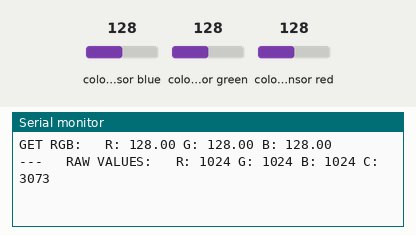
Simulated run of this sketch. Board: Arduino Uno, built with avr-gcc and run on an emulated ATmega328P. Shown: the last lines printed to the serial monitor. Inputs (shaded band) come from the test bench; at power-on: colour sensor blue 128, colour sensor green 128, colour sensor red 128.

Above: at 1.2 s.
1.3 s: colour sensor blue set to 5
At 1.4 s:
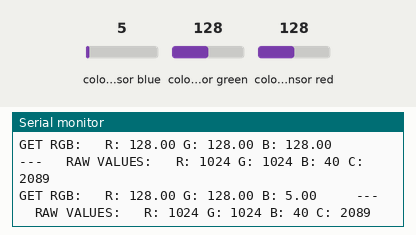
4.3 s: colour sensor green set to 5
At 4.39 s:
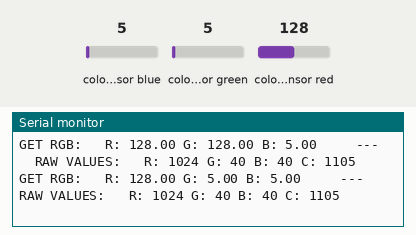
7.3 s: colour sensor red set to 5
At 7.38 s:
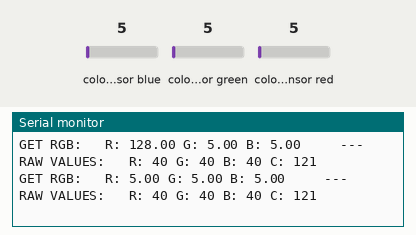
10.3 s: colour sensor blue set to 64
At 10.35 s:
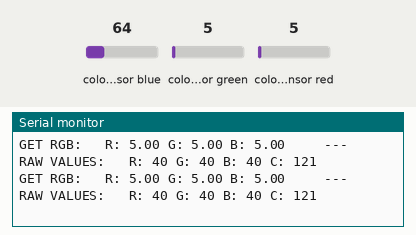
13.3 s: colour sensor green set to 64
At 13.34 s:
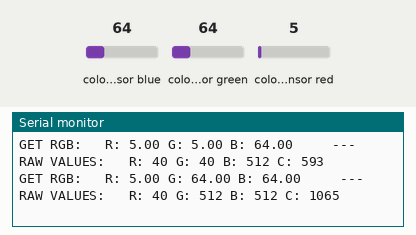
16.3 s: colour sensor red set to 64
At 20.24 s:
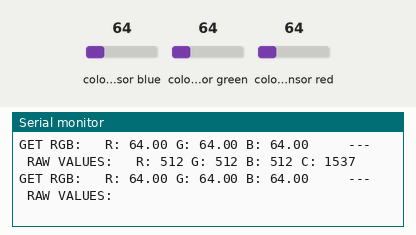
Timing chart, 0 to 20.3 s (numbered marks = the images above; inputs shaded):
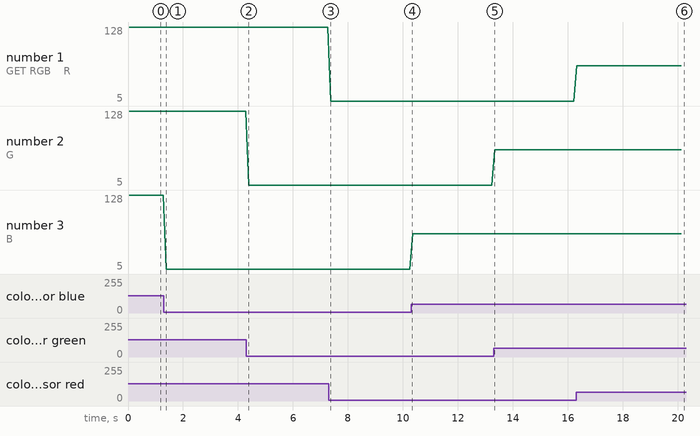

Measured:
- after the input at 1.3 s, the serial monitor: prints a new line after 0.09 s (image 1)
- after the input at 4.3 s, the serial monitor: prints a new line after 0.09 s (image 2)
- after the input at 7.3 s, the serial monitor: prints a new line after 0.07 s (image 3)
- after the input at 13.3 s, the serial monitor: prints a new line at once (image 5)
- after the input at 16.3 s, the serial monitor: prints a new line at once (image 6)
- plotted number 3: 128 → 5 after the input at 1.3 s, 5 → 64 after the input at 10.3 s

The sketch:

test_tcs34725_getRGB.ino
```cpp
#include <Wire.h>
#include "Adafruit_TCS34725.h"

/* Example code for the Adafruit TCS34725 breakout library */

/* Connect SCL    to analog 5
   Connect SDA    to analog 4
   Connect VDD    to 3.3V DC
   Connect GROUND to common ground */

/* Initialise with default values (int time = 2.4ms, gain = 1x) */
// Adafruit_TCS34725 tcs = Adafruit_TCS34725();

/* Initialise with specific int time and gain values */
Adafruit_TCS34725 tcs = Adafruit_TCS34725(TCS34725_INTEGRATIONTIME_614MS, TCS34725_GAIN_1X);

void setup(void) {
  Serial.begin(9600);

  if (tcs.begin()) {
    Serial.println("Found sensor");
  } else {
    Serial.println("No TCS34725 found ... check your connections");
    while (1);
  }

  // Now we're ready to get readings!
}

void loop(void) {
  float r, g, b, c, colorTemp, lux;

  //tcs.getRawData(&r, &g, &b, &c);
  tcs.getRGB(&r, &g, &b);
  // colorTemp = tcs.calculateColorTemperature(r, g, b);
  // colorTemp = tcs.calculateColorTemperature_dn40(r, g, b, c);
  // lux = tcs.calculateLux(r, g, b);

  // Serial.print("Color Temp: "); Serial.print(colorTemp, DEC); Serial.print(" K - ");
  // Serial.print("Lux: "); Serial.print(lux, DEC); Serial.print(" - ");

  Serial.print("GET RGB:   ");
  Serial.print("R: "); Serial.print(r); Serial.print(" ");
  Serial.print("G: "); Serial.print(g); Serial.print(" ");
  Serial.print("B: "); Serial.print(b); Serial.print(" ");
  // Serial.print("C: "); Serial.print(c, DEC); Serial.print(" ");
  Serial.print("    ---   ");

  uint16_t r1, g1, b1, c1;
  tcs.getRawData(&r1, &g1, &b1, &c1);

  Serial.print("RAW VALUES:   ");
  Serial.print("R: "); Serial.print(r1); Serial.print(" ");
  Serial.print("G: "); Serial.print(g1); Serial.print(" ");
  Serial.print("B: "); Serial.print(b1); Serial.print(" ");
  Serial.print("C: "); Serial.print(c1, DEC); Serial.print(" ");
  Serial.println("");
}
```
